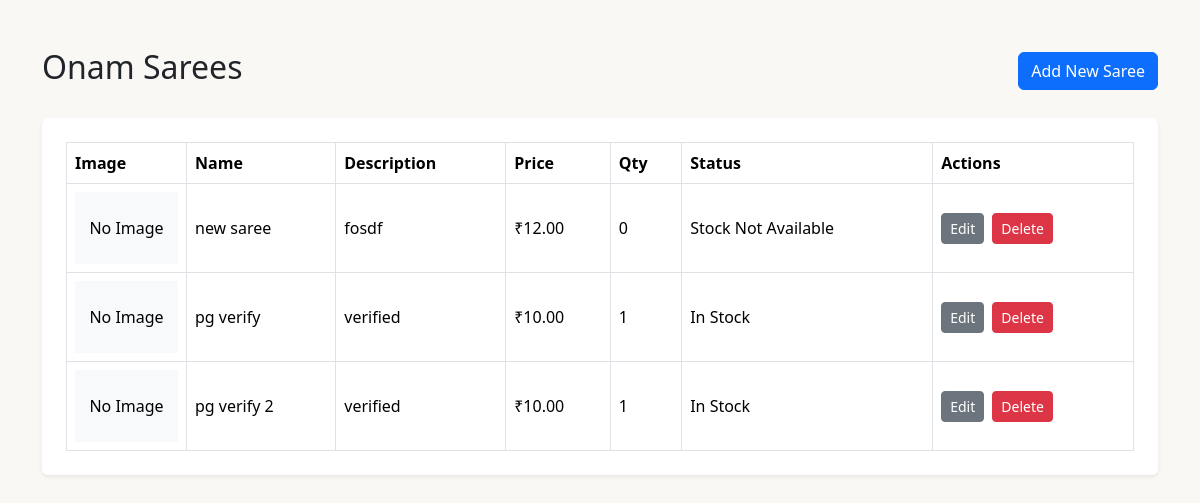
Page /admin-panel/list-onam-sarees/ on the committed database.
### product/models.py (models this page shows, shortened)
class OnamSaree(models.Model):
    collection_name = models.CharField(max_length=255)
    description = models.TextField()
    price = models.DecimalField(max_digits=10, decimal_places=2)
    quantity = models.PositiveIntegerField(default=0)
    stock_available = models.BooleanField(default=True)
    class Meta:
        db_table = 'onam_sarees'
        verbose_name = 'Onam Saree'
        verbose_name_plural = 'Onam Sarees'
    @property
    def first_image_url(self):
        first_image = self.images.first()
        return first_image.image.url if first_image else ''
    @property
    def stock_status(self):
        if not self.stock_available or self.quantity == 0:
            return 'Stock Not Available'
        return 'In Stock'

### product/views.py (the view)
# urls.py: path('admin-panel/list-onam-sarees/', views.list_onam_sarees, name='list_onam_sarees'),
def list_onam_sarees(request):
    sarees = OnamSaree.objects.prefetch_related('images').all()
    return render(request, 'admin/list_onam_sarees.html', {'sarees': sarees})

### product/templates/admin/list_onam_sarees.html (shortened to what this page needs)
<!DOCTYPE html>
<html lang="en">
<head>
    <link href="https://cdn.jsdelivr.net/npm/bootstrap@5.3.3/dist/css/bootstrap.min.css" rel="stylesheet">
</head>
<body style="background:#faf8f5; font-family:'Segoe UI',sans-serif;">
    <div class="container py-5">
        <div class="d-flex justify-content-between align-items-center mb-4">
            <h2>Onam Sarees</h2>
            <a href="{% url 'add_onam_saree' %}" class="btn btn-primary">Add New Saree</a>
        </div>
        <div class="table-responsive bg-white rounded shadow-sm p-4">
            <table class="table table-bordered align-middle mb-0">
                <thead>
                    <tr>
                        <th>Image</th>
                        <th>Name</th>
                        <th>Description</th>
                        <th>Price</th>
                        <th>Qty</th>
                        <th>Status</th>
                        <th>Actions</th>
                    </tr>
                </thead>
                <tbody>
                    {% for saree in sarees %}
                    <tr>
                        <td style="width:120px;">
                            {% if saree.first_image_url %}
                            <img src="{{ saree.first_image_url }}" alt="{{ saree.collection_name }}" class="img-fluid rounded" />
                            {% else %}
                            <div class="bg-light text-center py-4">No Image</div>
                            {% endif %}
                        </td>
                        <td>{{ saree.collection_name }}</td>
                        <td>{{ saree.description|truncatechars:80 }}</td>
                        <td>₹{{ saree.price }}</td>
                        <td>{{ saree.quantity }}</td>
                        <td>{{ saree.stock_status }}</td>
                        <td>
                            <a href="{% url 'edit_onam_saree' saree.pk %}" class="btn btn-sm btn-secondary me-1">Edit</a>
                            <form action="{% url 'delete_onam_saree' saree.pk %}" method="post" class="d-inline">
                                <button type="submit" class="btn btn-sm btn-danger" onclick="return confirm('Delete this saree?');">Delete</button>
                            </form>
                        </td>
                    </tr>
                    {% empty %}
                    <tr>
                        <td colspan="7" class="text-center py-4">No Onam Sarees found.</td>
                    </tr>
                    {% endfor %}
                </tbody>
            </table>
        </div>
    </div>
</body>
</html>

### rows in the picture
OnamSaree: shows "No Image", collection_name "new saree", description "fosdf", price "12.00", quantity "0", stock_status "Stock Not Available"
OnamSaree: shows "No Image", collection_name "pg verify", description "verified", price "10.00", quantity "1", stock_status "In Stock"
OnamSaree: shows "No Image", collection_name "pg verify 2", description "verified", price "10.00", quantity "1", stock_status "In Stock"
